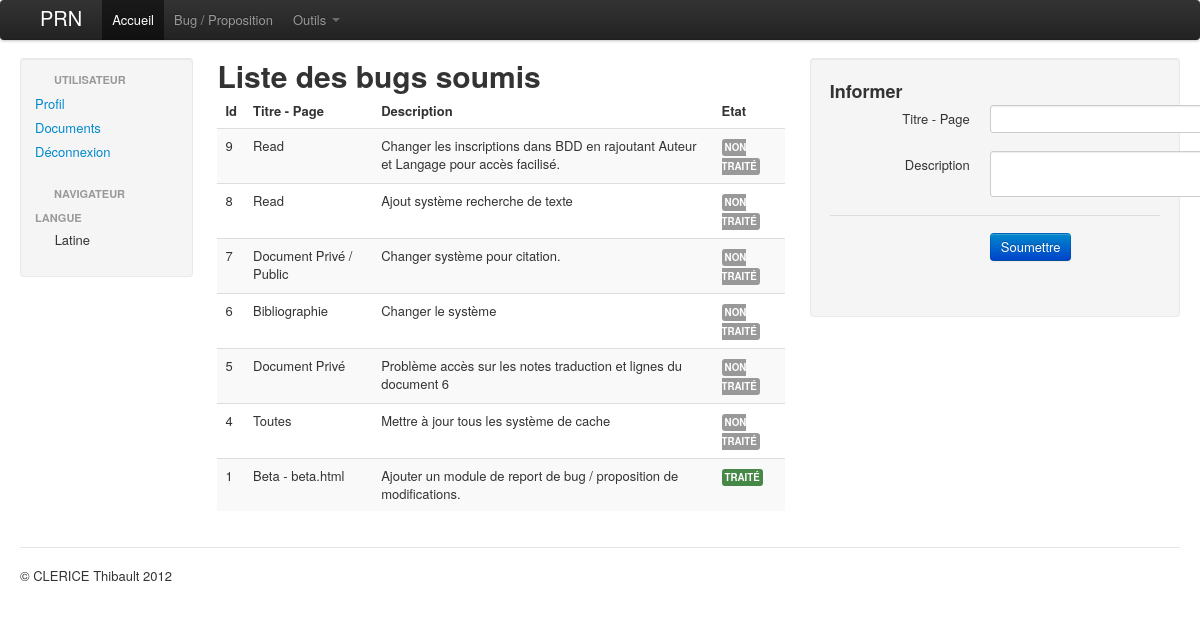
Page /beta.html (signed in) on the committed database.
### tables this page shows
CREATE TABLE IF NOT EXISTS `debug` (
  `id` int(11) NOT NULL AUTO_INCREMENT,
  `title` text NOT NULL,
  `content` text NOT NULL,
  `user` int(44) NOT NULL,
  `state` int(1) NOT NULL DEFAULT '0',
  PRIMARY KEY (`id`)
);

### www/inc/major/p.beta.php (the view, shortened to what this page needs)
<h1>Liste des bugs soumis</h1>
<table class="table table-striped">
	<thead>
    	<tr><th>Id</th><th>Titre - Page</th><th>Description</th><th>Etat</th></tr>
    </thead>
    <tbody>
    <?php
		$sql = $connectBDD->prepare("SELECT * FROM debug ORDER BY id DESC");
		$sql->execute();
		while($data = $sql->fetch(PDO::FETCH_OBJ))
		{
			$st = array("Non traité", "En traitement", "Reporté", "Traité");
			$span = array("label", "label label-info", "label label-important", "label label-success");
			echo '<tr><td>'.$data->id.'</td><td>'.$data->title.'</td><td>'.$data->content.'</td><td><span class="'.$span[$data->state].'">'.$st[$data->state].'</span></td></tr>';
		}
	?>
    </tbody>
</table>

### www/index.php (style rules this page uses)
html, body { min-height:100%; }

### rows in the picture
debug: id "9", title "Read", content "Changer les inscriptions dans BDD en rajoutant Auteur et Langage pour accès facilisé.", state "NON TRAITÉ"
debug: id "8", title "Read", content "Ajout système recherche de texte", state "NON TRAITÉ"
debug: id "7", title "Document Privé / Public", content "Changer système pour citation.", state "NON TRAITÉ"
debug: id "6", title "Bibliographie", content "Changer le système", state "NON TRAITÉ"
debug: id "5", title "Document Privé", content "Problème accès sur les notes traduction et lignes du document 6", state "NON TRAITÉ"
debug: id "4", title "Toutes", content "Mettre à jour tous les système de cache", state "NON TRAITÉ"
debug: id "1", title "Beta - beta.html", content "Ajouter un module de report de bug / proposition de modifications.", state "TRAITÉ"

### other values in the picture
$connected "Outils"
$key "Latine"
